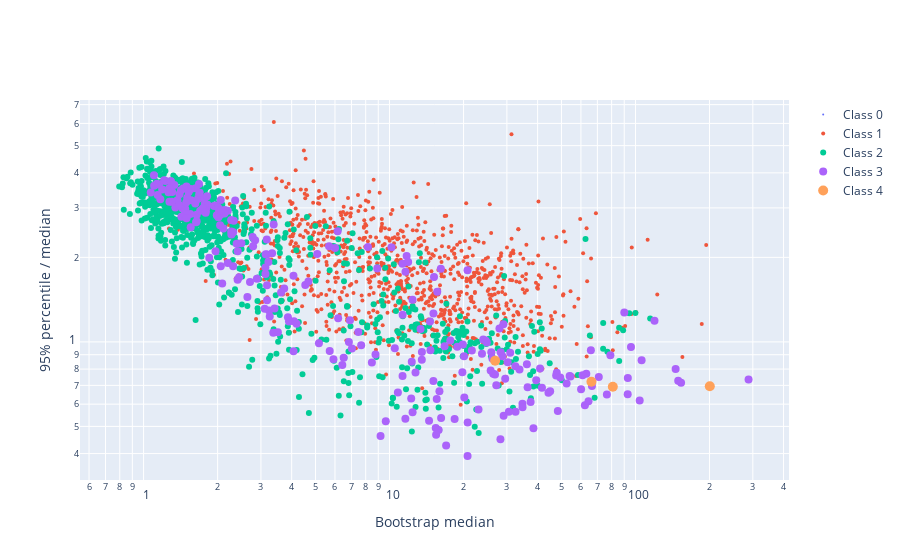

Notebook code cell kept with this figure:
### Code cell
def text_formatter(seq):
    return f"<b>{seq.name}</b><br><br>" + f"Input counts: {seq['input_counts']:,.0f}<br>"


fig = go.Figure()
for c in [0, 1, 2, 3, 4]:
    data = bootstrap_res[bootstrap_res['class'] == c]
    if data.shape[0] > 1000:
        data = data.sample(n=1000, replace=False)
    fig.add_trace(
        go.Scatter(
            x=data['kA_50%'],
            y=(data['kA_97.5%'] - data['kA_2.5%'])/data['kA_50%'],
            name=f'Class {c}',
            text=list(data.apply(text_formatter, axis=1)),
            hovertemplate=
            "%{text}" +
            "kA median : %{x:,.2f}<br>" +
            "95-percentile/median: %{y:,.}",
            marker_size= 2 * c + 2,
            mode='markers'
        )
    )
fig.update_layout(
    xaxis={
        'title': 'Bootstrap median',
        'type': 'log'
    },
    yaxis={
        'title': '95% percentile / median',
        'type': 'log'
    }
)
fig.show()

### Figure 1 — Plotly figure (JSON) as saved in the notebook; plotly's stock layout.template omitted (floating-point values rounded to 4 significant figures; data arrays with more than 128 entries replaced by an {"elided": "..."} marker saying what was removed)
{"data": [{"hovertemplate": "%{text}kA median : %{x:,.2f}<br>95-percentile/median: %{y:,.}", "marker": {"size": 2}, "mode": "markers", "name": "Class 0", "text": ["<b>CTACCTCAAACGATCGGTCTG</b><br><br>Input counts: nan<br>", "<b>ATCACCCTGGTCAAAGAGTGA</b><br><br>Input counts: nan<br>"], "type": "scatter", "x": [1.726, null], "y": [2.346, null]}, {"hovertemplate": "%{text}kA median : %{x:,.2f}<br>95-percentile/median: %{y:,.}", "marker": {"size": 4}, "mode": "markers", "name": "Class 1", "text": {"elided": "1000 str values"}, "type": "scatter", "x": {"elided": "1000 float values"}, "y": {"elided": "1000 float values"}}, {"hovertemplate": "%{text}kA median : %{x:,.2f}<br>95-percentile/median: %{y:,.}", "marker": {"size": 6}, "mode": "markers", "name": "Class 2", "text": {"elided": "1000 str values"}, "type": "scatter", "x": {"elided": "1000 float values"}, "y": {"elided": "1000 float values"}}, {"hovertemplate": "%{text}kA median : %{x:,.2f}<br>95-percentile/median: %{y:,.}", "marker": {"size": 8}, "mode": "markers", "name": "Class 3", "text": {"elided": "252 str values"}, "type": "scatter", "x": {"elided": "252 float values"}, "y": {"elided": "252 float values"}}, {"hovertemplate": "%{text}kA median : %{x:,.2f}<br>95-percentile/median: %{y:,.}", "marker": {"size": 10}, "mode": "markers", "name": "Class 4", "text": ["<b>CTACTTCAAACAATCGGTCTG</b><br><br>Input counts: 1,452,168<br>", "<b>CCACACTTCAAGCAATCGGTC</b><br><br>Input counts: 1,246,770<br>", "<b>ATTACCCTGGTCATCGAGTGA</b><br><br>Input counts: 1,114,058<br>", "<b>AAGTTTGCTAATAGTCGCAAG</b><br><br>Input counts: 1,421,715<br>"], "type": "scatter", "x": [80.89, 66.21, 200.5, 26.88], "y": [0.6925, 0.721, 0.6946, 0.8569]}], "layout": {"xaxis": {"title": {"text": "Bootstrap median"}, "type": "log"}, "yaxis": {"title": {"text": "95% percentile / median"}, "type": "log"}}}
